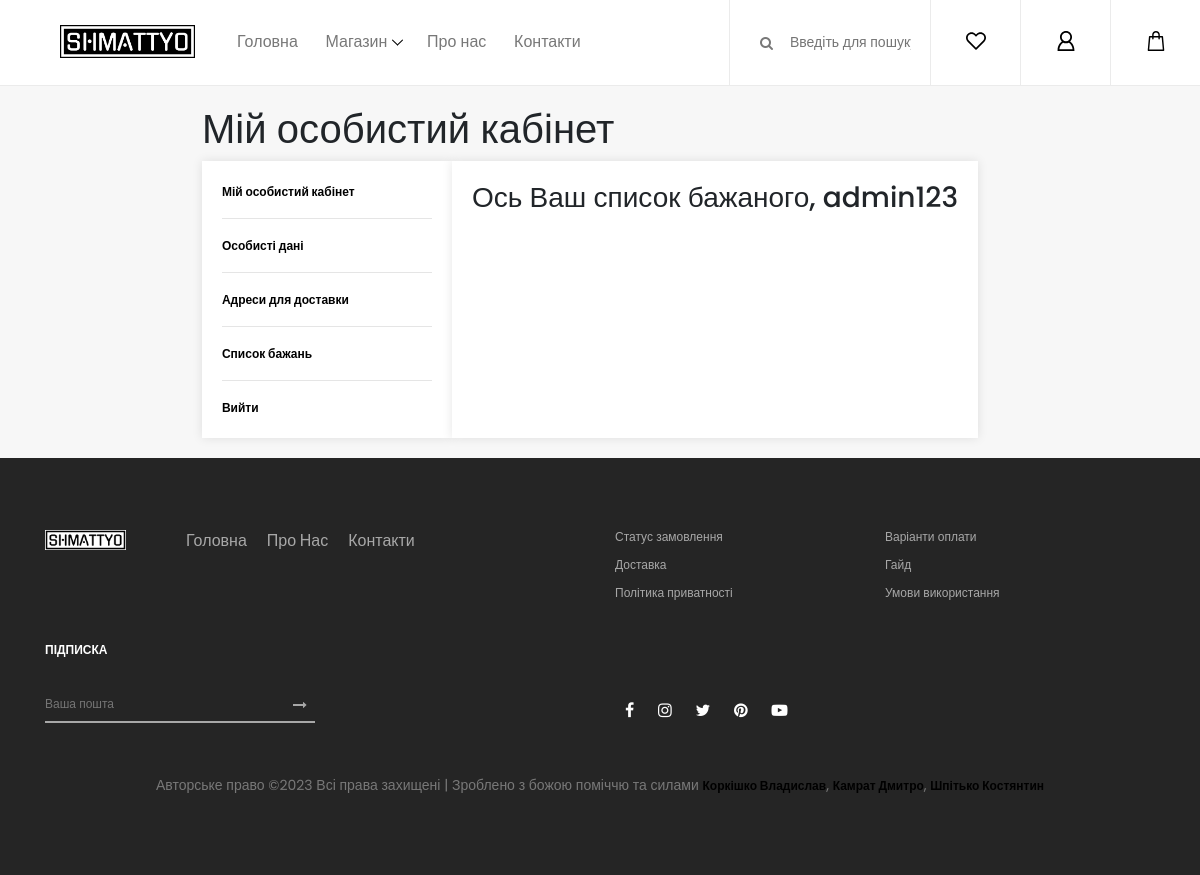
The app's page /accounts/prof_wish (signed in), older data.
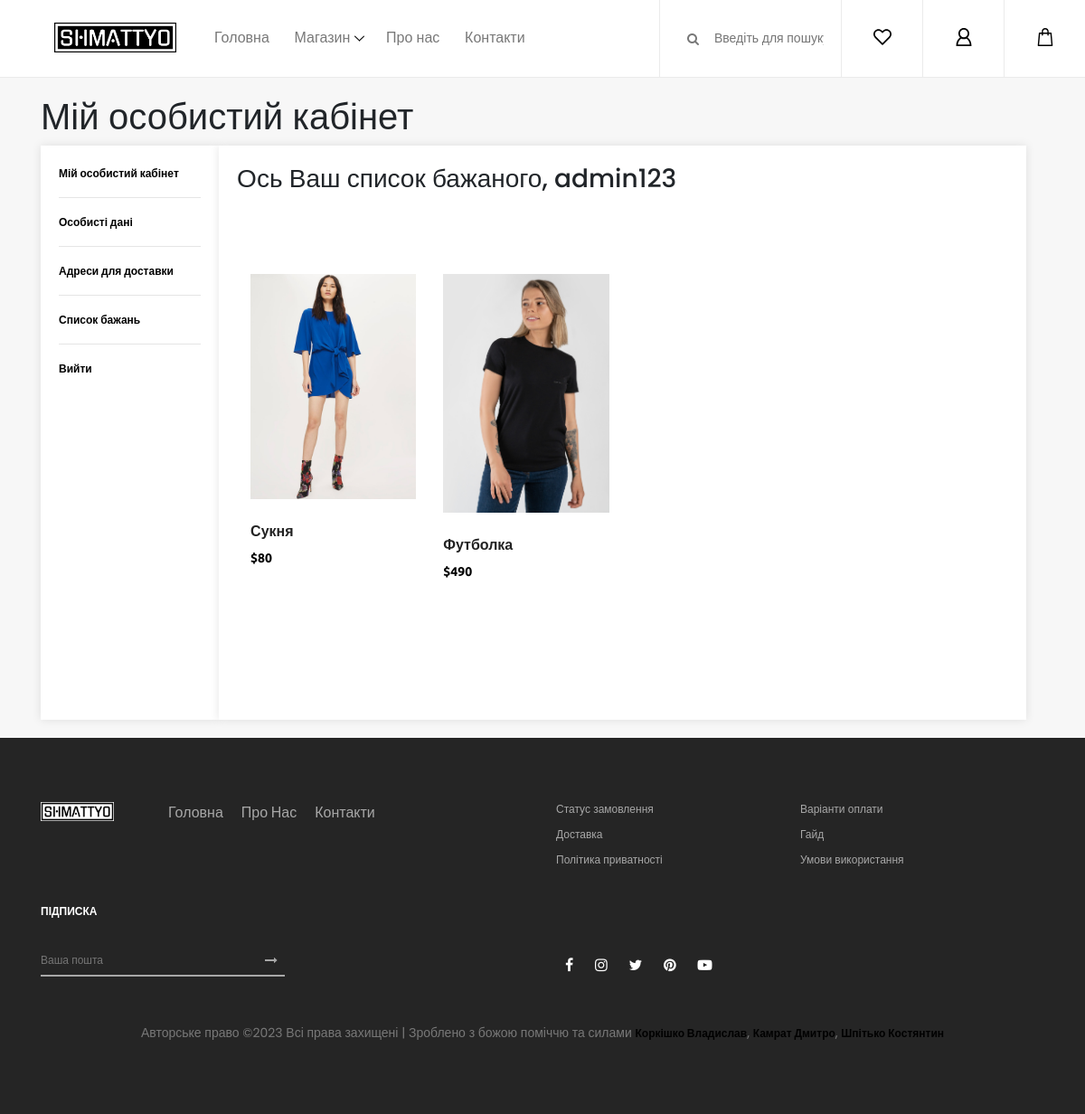
The same page, newer data.
### bill/models.py (models this page shows, shortened)
class Wish(models.Model):
    class Meta:
        verbose_name_plural = "Wishes"
    title = models.CharField(max_length=100, unique=True)
    user = models.ForeignKey(User, on_delete=models.CASCADE)
    product = models.ForeignKey(Product, on_delete=models.CASCADE)
    amount = models.IntegerField()
    date = models.DateTimeField(auto_now_add=True)
    notes = models.TextField(max_length=300)
    image = models.ImageField(upload_to='wishlist_images/')

### catalog/models.py (models this page shows)
class Product(models.Model):
    name = models.CharField(max_length=100)
    about = models.TextField(max_length=500)
    category = models.ForeignKey(Category, on_delete=models.CASCADE)
    photo = models.FileField(upload_to='products/')
    price = models.FloatField()
    def __str__(self) -> str:
        return str(self.name)

### accounts/views.py (the view)
# urls.py: re_path('prof_wish', prof_wish),
def prof_wish(request):
    all_wishes = Wish.objects.filter(user_id=request.user.id)
    context = {
        'page_title': 'Профіль користувача',
        'all_wishes': all_wishes
    }
    return render(request, 'users/prof_wish.html', context)

### templates/users/prof_wish.html (shortened to what this page needs)
{% extends '_layouts/base.html' %}
{% block content %}
<div class="content-panel">
     <main role="main">
        <div class="page-content">
            <div class="container">
                <div class="page-title h1">
                    <span>Мій особистий кабінет</span>
                </div>
                <div class="cabinet">
                    <div class="cabinet__sidebar">
                        <div class="select-menu">
                            <div class="choices" role="listbox" data-type="select-one" tabindex="0" aria-haspopup="true"
                                 aria-expanded="false" dir="ltr" aria-activedescendant="choices-jkh6-item-choice-1">
                                <a href="accounts/profile">Мій особистий кабінет</a>
                                <hr>
                                <a href="#">Особисті дані</a>
                                <hr>
                                <a href="#">Адреси для доставки</a>
                                <hr>
                                <a href="#">Список бажань</a>
                                <hr>
                                <a href="accounts/sign_out">Вийти</a>
                            </div>
                        </div>
                    </div>
                    <div class="cabinet__content--large">
                        <div class="dashboard">
                            <div class="dashboard__greetings">
                                <div class="h3">Ось Ваш список бажаного, {{ user.username }}</div>
                                <section class="shop_grid_area section-padding-80">
                                    <div class="container">
                                        <div class="row">
                                            <div class="col-12 col-md-8 col-lg-9">
                                                <div class="shop_grid_product_area">
                                                    <div id="catalog-panel" class="row">
                                                        {% for w in all_wishes %}
                                                            <div class="col-12 col-sm-6 col-lg-4">
                                                                <div class="single-product-wrapper">
                                                                    <div class="product-img">
                                                                        <img src="{{ w.image }}" alt="">
                                                                    </div>
                                                                    <div class="product-description">
                                                                        <a href="single-product-details.html">
                                                                            <h6>{{ w.product }}</h6>
                                                                        </a>
                                                                        <p class="product-price">${{ w.amount }}</p>
                                                                    </div>
                                                                </div>
                                                            </div>
                                                        {% endfor %}
                                                    </div>
                                                </div>
                                            </div>
                                        </div>
                                    </div>
                                </section>
                            </div>
                        </div>
                    </div>
                    <div class="cabinet__sidebar--stopper">
                    </div>
                </div>
            </div>
        </div>
     </main>
</div>
{% endblock content %}

### templates/_layouts/base.html (shortened to what this page needs)
<!DOCTYPE html>
{% load static %}
<html lang="uk">
<head>
    <link rel="stylesheet" href="{% static 'css/core-style.css' %}">
    <link rel="stylesheet" href="{% static 'css/style.css' %}">
</head>
<body>
    {% include '_fragments/header.html' %}
    {% block content %}{% endblock content %}
    {% include '_fragments/footer.html' %}
</body>
</html>

### templates/_fragments/header.html (shortened to what this page needs)
{% load static %}
<header class="header_area">
    <div class="classy-nav-container breakpoint-off d-flex align-items-center justify-content-between">
        <nav class="classy-navbar" id="essenceNav">
            <a class="nav-brand" style="margin-bottom: 25px; width: 25%; height: 25%" href="/"><img src="{% static 'img/core-img/shm-logo.png' %}" alt=""></a>
            <div class="classy-menu">
                <div class="classynav">
                    <ul>
                        <li><a href="/">Головна</a></li>
                        <li><a href="#">Магазин</a>
                        </li>
                        <li><a href="/about">Про нас</a></li>
                        <li><a href="/contacts">Контакти</a></li>
                    </ul>
                </div>
            </div>
        </nav>
        <div class="header-meta d-flex clearfix justify-content-end">
            <div class="search-area">
                <form action="#" method="post">
                    <input type="search" name="search" id="headerSearch" placeholder="Введіть для пошуку">
                    <button type="submit"><i class="fa fa-search" aria-hidden="true"></i></button>
                </form>
            </div>
            <div class="favourite-area">
                <a href="shop/wishlist"><img src="{% static 'img/core-img/heart.svg' %}" alt=""></a>
            </div>
            <div class="user-login-info">
                {% if not user.is_authenticated %}
                    <a href="/accounts/sign_up_in"><img src="{% static 'img/core-img/user.svg' %}" alt=""></a>
                {% else %}
                    <a href="/accounts/profile"><img src="{% static 'img/core-img/user.svg' %}" alt=""></a>
                {% endif %}
            </div>
            <div class="cart-area">
                <a href="bill/cart" id="essenceCartBtn"><img src="{% static 'img/core-img/bag.svg' %}" alt=""></a>
            </div>
        </div>
    </div>
</header>

### templates/_fragments/footer.html
{% load static %}
    <footer class="footer_area clearfix">
        <div class="container">
            <div class="row">
                <div class="col-12 col-md-6">
                    <div class="single_widget_area d-flex mb-30">
                        <div style="width: 15%; height: 15%" class="footer-logo mr-50">
                            <a href="#"><img src="{% static 'img/core-img/shm-logo2.png' %}" alt=""></a>
                        </div>
                        <div class="footer_menu">
                            <ul>
                                <li><a href="/">Головна</a></li>
                                <li><a href="/about">Про нас</a></li>
                                <li><a href="/contacts">Контакти</a></li>
                            </ul>
                        </div>
                    </div>
                </div>
                <div class="col-12 col-md-6">
                    <div class="single_widget_area mb-30">
                        <ul class="footer_widget_menu">
                            <li><a href="#">Статус замовлення</a></li>
                            <li><a href="#">Варіанти оплати</a></li>
                            <li><a href="#">Доставка</a></li>
                            <li><a href="#">Гайд</a></li>
                            <li><a href="#">Політика приватності</a></li>
                            <li><a href="#">Умови використання</a></li>
                        </ul>
                    </div>
                </div>
            </div>
            <div class="row align-items-end">
                <div class="col-12 col-md-6">
                    <div class="single_widget_area">
                        <div class="footer_heading mb-30">
                            <h6>Підписка</h6>
                        </div>
                        <div class="subscribtion_form">
                            <form action="#" method="post">
                                <input type="email" name="mail" class="mail" placeholder="Ваша пошта">
                                <button type="submit" class="submit"><i class="fa fa-long-arrow-right" aria-hidden="true"></i></button>
                            </form>
                        </div>
                    </div>
                </div>
                <div class="col-12 col-md-6">
                    <div class="single_widget_area">
                        <div class="footer_social_area">
                            <a href="#" data-toggle="tooltip" data-placement="top" title="Facebook"><i class="fa fa-facebook" aria-hidden="true"></i></a>
                            <a href="#" data-toggle="tooltip" data-placement="top" title="Instagram"><i class="fa fa-instagram" aria-hidden="true"></i></a>
                            <a href="#" data-toggle="tooltip" data-placement="top" title="Twitter"><i class="fa fa-twitter" aria-hidden="true"></i></a>
                            <a href="#" data-toggle="tooltip" data-placement="top" title="Pinterest"><i class="fa fa-pinterest" aria-hidden="true"></i></a>
                            <a href="#" data-toggle="tooltip" data-placement="top" title="Youtube"><i class="fa fa-youtube-play" aria-hidden="true"></i></a>
                        </div>
                    </div>
                </div>
            </div>
            <div class="row mt-5">
                <div class="col-md-12 text-center">
                    <p>
    Авторське право &copy;<script>document.write(new Date().getFullYear());</script> Всі права захищені | Зроблено з божою поміччю та силами <a href="https://t.me/vladkor989" target="_blank">Коркішко Владислав</a>, <a href="https://www.instagram.com/dmytrokam/" target="_blank">Камрат Дмитро</a>, <a href="https://instagram.com/kot_.kostya?igshid=OGQ5ZDc2ODk2ZA==" target="_blank">Шпітько Костянтин</a>
                    </p>
                </div>
            </div>
        </div>
    </footer>

### templates/users/prof_wish.html (style rules this page uses)
.content-panel { display: flex; justify-content: center; align-items: flex-start; background-color: #f7f7f7; padding: 20px; }
a { color: black; }
.cabinet { display: flex; width: 100%; max-width: 1200px; }
.cabinet__sidebar { width: 250px; background-color: #fff; box-shadow: 0 0 10px rgba(0, 0, 0, 0.1); padding: 20px; }
.cabinet__content--large { flex-grow: 1; background-color: #fff; padding: 20px; box-shadow: 0 0 10px rgba(0, 0, 0, 0.1); }
.cabinet__sidebar--stopper { flex-shrink: 0; width: 20px; }

Row changes from the older to the newer data that the page shows:
added Wish: image (picture), product "Сукня", amount "80"
added Wish: image (picture), product "Футболка", amount "490"
